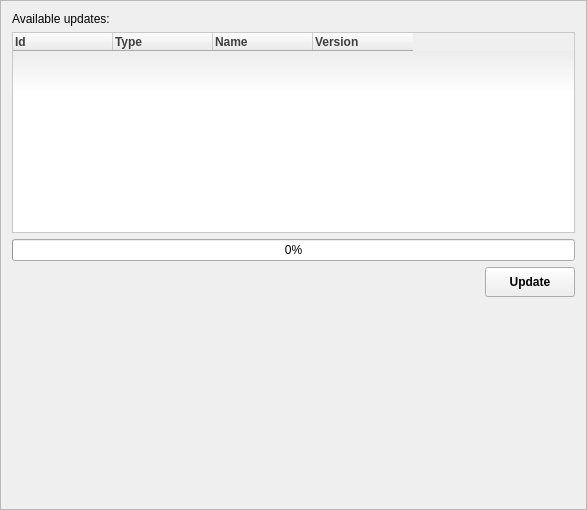
<?xml version="1.0" encoding="UTF-8"?>
<ui version="4.0">
 <class>UpdateFrame</class>
 <widget class="QFrame" name="UpdateFrame">
  <property name="geometry">
   <rect>
    <x>0</x>
    <y>0</y>
    <width>587</width>
    <height>510</height>
   </rect>
  </property>
  <property name="windowTitle">
   <string>Frame</string>
  </property>
  <property name="styleSheet">
   <string notr="true">QTreeWidget QHeaderView{
	text-align: center;
	font-weight: bold;
	color: rgb(63, 63, 63);
	font-family: &quot;Trebuchet MS&quot;, Tahoma, Verdana;
}

QTreeWidget{
	background-color: qlineargradient(spread:pad, x1:0, y1:1, x2:0, y2:0, stop:0.7 rgba(255, 255, 255, 255), stop:1 rgba(228, 228, 228, 255));
	border-style: solid;
	border-width: 1px;
	border-color: rgb(200, 200, 200);
}

QTreeWidget::item{
	height: 20px;
	padding-top: 5px;
	padding-bottom: 5px;
	font-family: &quot;Trebuchet MS&quot;, Tahoma, Verdana;
}
</string>
  </property>
  <property name="frameShape">
   <enum>QFrame::StyledPanel</enum>
  </property>
  <property name="frameShadow">
   <enum>QFrame::Raised</enum>
  </property>
  <layout class="QVBoxLayout" name="verticalLayout">
   <item>
    <widget class="QLabel" name="header">
     <property name="text">
      <string>Available updates:</string>
     </property>
    </widget>
   </item>
   <item>
    <widget class="QTreeWidget" name="stylesList">
     <attribute name="headerDefaultSectionSize">
      <number>100</number>
     </attribute>
     <attribute name="headerStretchLastSection">
      <bool>false</bool>
     </attribute>
     <column>
      <property name="text">
       <string>Id</string>
      </property>
     </column>
     <column>
      <property name="text">
       <string>Type</string>
      </property>
     </column>
     <column>
      <property name="text">
       <string>Name</string>
      </property>
     </column>
     <column>
      <property name="text">
       <string>Version</string>
      </property>
     </column>
    </widget>
   </item>
   <item>
    <widget class="QProgressBar" name="progressBar">
     <property name="value">
      <number>0</number>
     </property>
    </widget>
   </item>
   <item>
    <layout class="QHBoxLayout" name="horizontalLayout">
     <item>
      <widget class="QLabel" name="status">
       <property name="text">
        <string/>
       </property>
      </widget>
     </item>
     <item>
      <spacer name="horizontalSpacer">
       <property name="orientation">
        <enum>Qt::Horizontal</enum>
       </property>
       <property name="sizeHint" stdset="0">
        <size>
         <width>40</width>
         <height>20</height>
        </size>
       </property>
      </spacer>
     </item>
     <item>
      <widget class="QPushButton" name="installBtn">
       <property name="minimumSize">
        <size>
         <width>90</width>
         <height>30</height>
        </size>
       </property>
       <property name="font">
        <font>
         <weight>75</weight>
         <bold>true</bold>
        </font>
       </property>
       <property name="text">
        <string>Update</string>
       </property>
       <property name="icon">
        <iconset resource="res.qrc">
         <normaloff>:/images/arrow.png</normaloff>:/images/arrow.png</iconset>
       </property>
       <property name="iconSize">
        <size>
         <width>16</width>
         <height>16</height>
        </size>
       </property>
      </widget>
     </item>
    </layout>
   </item>
   <item>
    <spacer name="verticalSpacer">
     <property name="orientation">
      <enum>Qt::Vertical</enum>
     </property>
     <property name="sizeHint" stdset="0">
      <size>
       <width>20</width>
       <height>40</height>
      </size>
     </property>
    </spacer>
   </item>
  </layout>
 </widget>
 <resources>
  <include location="res.qrc"/>
 </resources>
 <connections/>
</ui>
